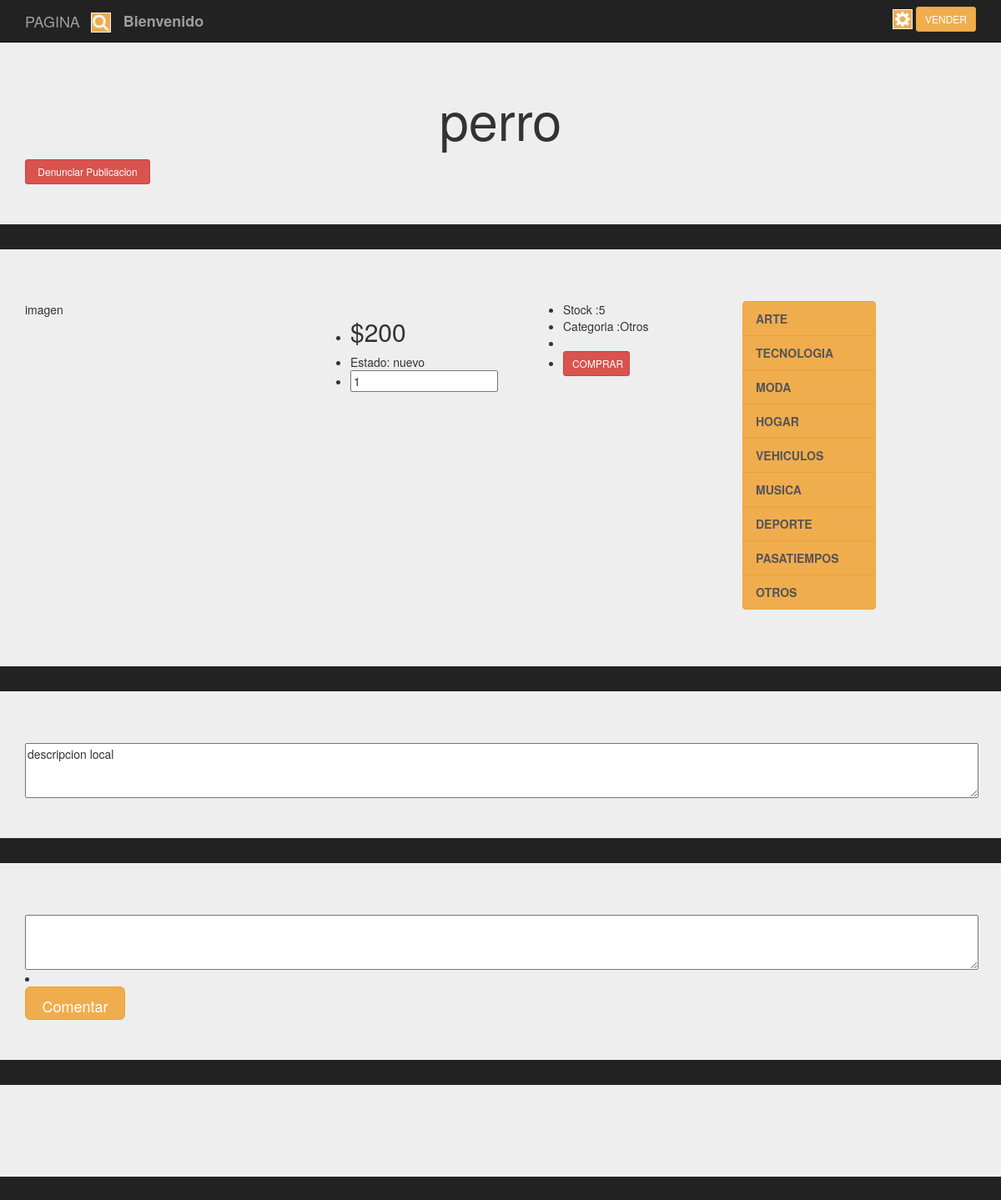
The app's page /Prueba/presentacion/Cargaarticulo.php?id_pub=9, older data.
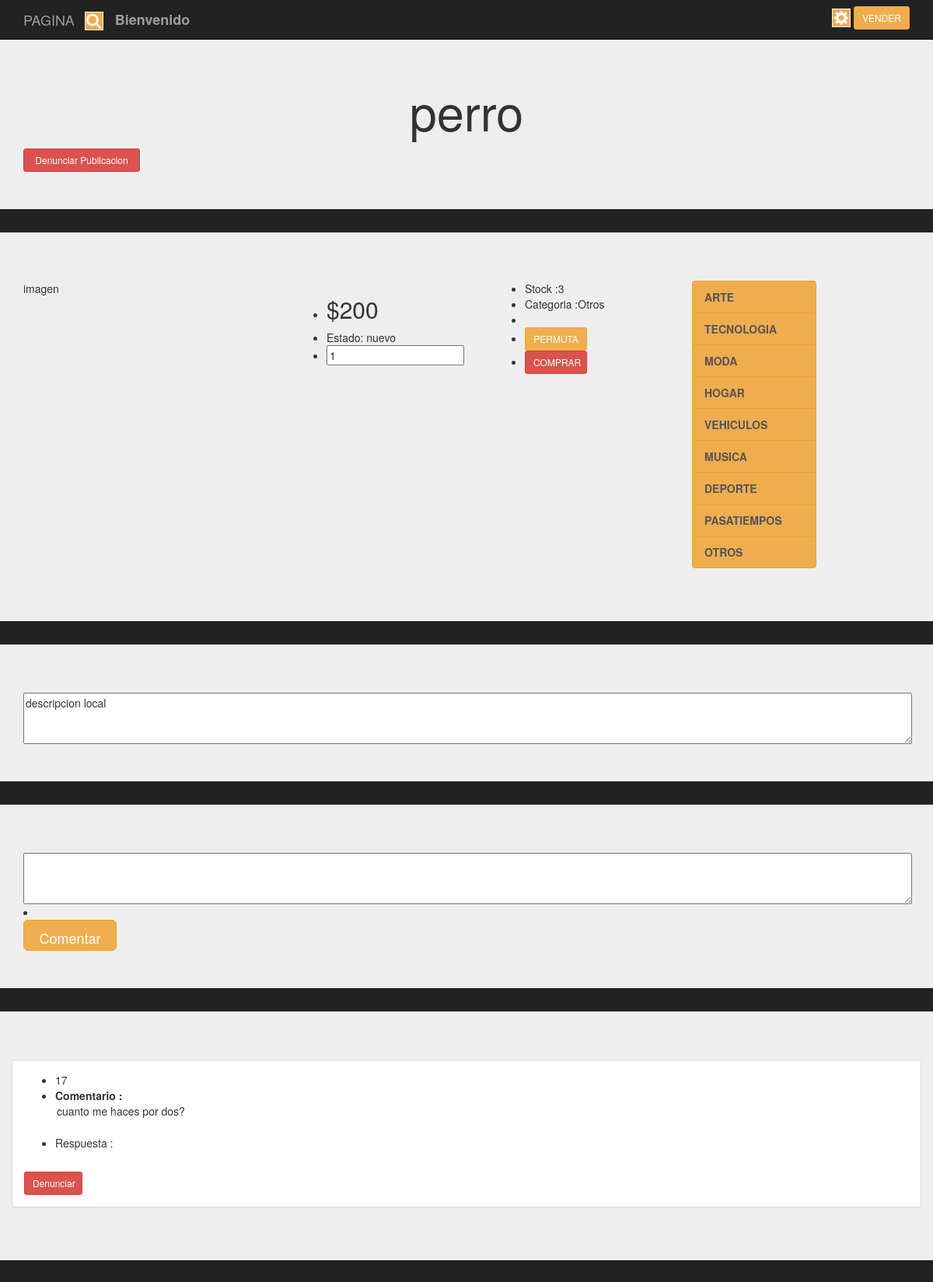
The same page, newer data.
### tables this page shows
CREATE TABLE `publicacion` (
  `id_pub` int(11) NOT NULL,
  `id_usup` int(11) NOT NULL,
  `nom_pub` varchar(40) DEFAULT NULL,
  `precio_pub` int(11) DEFAULT NULL,
  `stock_pub` int(11) DEFAULT NULL,
  `descripcion_pub` varchar(400) DEFAULT NULL,
  `img01_pub` varchar(20) DEFAULT NULL,
  `img02_pub` varchar(20) NOT NULL,
  `img03_pub` varchar(20) NOT NULL,
  `nuevo_pub` varchar(20) DEFAULT NULL,
  `fecha_pub` date DEFAULT NULL,
  `acepta_permuta_pub` varchar(20) DEFAULT NULL,
  `categoria_pub` varchar(20) DEFAULT NULL,
  `denuncia_pub` tinyint(1) DEFAULT NULL
);

CREATE TABLE `comenta` (
  `id_comen` int(11) NOT NULL,
  `id_usucom` int(11) NOT NULL,
  `id_pubcom` int(11) NOT NULL,
  `comentario` varchar(200) DEFAULT NULL,
  `denunciado_com` tinyint(1) NOT NULL,
  `responde_com` varchar(400) NOT NULL
);

### Prueba/clases/Publicacion.class.php (called while the page is built, shortened)
<?php
require_once('../persistencia/PersistenciaPublicacion.class.php');
class Publicacion
{
    private $id_pub;
    function __construct($id='',$usu='',$nom='',$pre='',$sto='',$des='',$im1='',$im2='',$im3='',$nue=''
	,$fec='',$acp='',$cat='',$den='')
    {
        $this->id_pub= $id;
    }
    public function getIdPublicacion()
    {
      return $this->id_pub;
    }
	public function consultaUno($conex)
    {
      $pu=new PersistenciaPublicacion;
      $datos= $pu->consUno($this,$conex);
      return $datos;
    }
}
?>

### Prueba/persistencia/PersistenciaPublicacion.class.php (called while the page is built, shortened)
<?php
class PersistenciaPublicacion
{
    public function consUno($obj, $conex)
   {
        $id_pub= trim($obj->getIdPublicacion());
        $sql = "select * from publicacion where id_pub=:id_pub";
        $result = $conex->prepare($sql);
	    $result->execute(array(":id_pub" => $id_pub));
		$resultados=$result->fetchAll();
       return $resultados;
    }
 }
?>

### Prueba/clases/Usuario.class.php (called while the page is built, shortened)
<?php
require_once('../persistencia/PersistenciaUsuario.class.php');
class Usuario
{
    function __construct($id='',$repu='',$susp='',$rol='',$prem='',$id_per='')
    {
        $this->idusu= $id;
	}
    public function getIdusuario()
    {
      return $this->idusu;
    }
	public function consultaUno($conex)
    {
      $pu=new PersistenciaUsuario;
      $datos= $pu->consUno($this,$conex);
      return $datos;
    }
}
?>

### Prueba/persistencia/PersistenciaUsuario.class.php (called while the page is built, shortened)
<?php
class PersistenciaUsuario
{
    public function consUno($obj, $conex)
   {
        $id_usu= trim($obj->getIdusuario());
        $sql = "select * from usuario where id_usu=:id_usu";
        $result = $conex->prepare($sql);
	    $result->execute(array(":id_usu" => $id_usu));
		$resultados=$result->fetchAll();
       return $resultados;
    }
 }
?>

### Prueba/clases/Comenta.class.php (called while the page is built, shortened)
<?php
require_once('../persistencia/PersistenciaComenta.class.php');
class Comenta
{
	private $id_pubcom;
    function __construct($idc='',$idu='',$idp='',$com='',$den='',$resp='')
    {
		$this->id_pubcom= $idp;
	}
	public function getIdpubcom()
    {
      return $this->id_pubcom;
    }
    public function consultaTodosPub($conex)
    {
      $pu=new PersistenciaComenta;
      $datos= $pu->consTodosPub($this,$conex);
      return $datos;
    }
}
?>

### Prueba/persistencia/PersistenciaComenta.class.php (called while the page is built, shortened)
<?php
class PersistenciaComenta
{
   public function consTodosPub($obj, $conex)
   {
		$id_pub= trim($obj->getIdpubcom());
        $sql = "select * from comenta where id_pubcom=:id_pub";
        $result = $conex->prepare($sql);
		$result->execute(array(":id_pub" => $id_pub));
		$resultados=$result->fetchAll();
       return $resultados;
    }
 }
?>

### Prueba/Presentacion/Cargaarticulo.php (the view, shortened to what the changed rows need)
<?php
require_once('../clases/Publicacion.class.php');
require_once('../clases/Usuario.class.php');
require_once('../clases/Comenta.class.php');
$id_pub= strip_tags(trim($_GET['id_pub']));
?>
<!doctype html>
<html lang="en">
<head>
<link rel="stylesheet" href="https://maxcdn.bootstrapcdn.com/bootstrap/3.3.7/css/bootstrap.min.css">
<link rel="stylesheet" href="../css/estilos.css">
	</head>
<body>
									<?php
										$conex = conectar();
										$d = new Publicacion($id_pub);
										$datos_d=$d->consultaUno($conex);
										$cuenta=count($datos_d);
									?>
									<?php
									for ($i=0;$i<$cuenta;$i++)
									{
									?>
									<?php $id_pub = $datos_d[$i][0]?>
									<?php $id_usup = $datos_d[$i][1]?>
									<?php $nom_pub = $datos_d[$i][2]?>
									<?php $precio = $datos_d[$i][3]?>
									<?php $stock = $datos_d[$i][4]?>
									<?php $descripcion = $datos_d[$i][5]?>
									<?php $estado = $datos_d[$i][9]?>
									<?php $permuta = $datos_d[$i][11]?>
									<?php $categoria = $datos_d[$i][12]?>
									<?php
											$conex = conectar();
											$u = new Usuario($id_usup);
											$datos_u=$u->consultaUno($conex);
											$cuentau=count($datos_u);
										?>
											<?php
											for ($i=0;$i<$cuentau;$i++)
											{
											?>
									<?php
												$id_comenpub = $datos_d[$i][0];
												$conex = conectar();
												$c = new Comenta('','',$id_comenpub);
												$datos_c=$c->consultaTodosPub($conex);
												$cuentac=count($datos_c);
											?>
											<table>
												<?php
												for ($i=0;$i<$cuentac;$i++)
												{
												?>
										<?php $id_com = $datos_c[$i][0]?>
										<?php $id_usucomenta = $datos_c[$i][1]?>
										<?php $id_pub_comentada = $datos_c[$i][2]?>
										<?php $comentario = $datos_c[$i][3]?>
										<?php $com_denunciado = $datos_c[$i][4]?>
										<?php $respuesta = $datos_c[$i][5]?>
								<?php
								}
								?>
		<div class="jumbotron">
			<div class="container text-center">
			<h1 class="text-danger"><?php echo $nom_pub ?></h1>
			<form action="../logica/procesadenunciapublicacion.php" method="POST">
			<button name="id_pub" class="btn btn-sm btn-danger btn-block" type="submit" style='width:150px; height:30px' value="<?php echo $id_pub;?>">Denunciar Publicacion</button>
			</form>
			</div>
		</div>
		<div class="jumbotron">
				<div class="container">
					<form action="../Logica/procesacompra.php" method="POST">
						<div class="row col-md-4">
						imagen
						</div>
						<div class="row col-md-3">
							<ul>
								<li><h2>$<?php echo $precio ?></h2></li>
								<li>Estado: <?php echo $estado ?></li>
								<li><input type="number" min="1" class="" name="cantidad" value="1"></li>
							</ul>
						</div>
						<div class="row col-md-3">
							<ul>
								<li>Stock :<?php echo $stock ?></li>
								<li>Categoria :<?php echo $categoria ?></li>
								<li><?php if ($permuta == "permuta"){ ?>
																<?php
								if (!($_SESSION["ID"]==$id_usup)&&($stock >"0")) {?>
								<li><button class="btn btn-sm btn-warning btn-block" type="submit" style='width:80px; height:30px'>PERMUTA</button></li>
								<?php } ?>
								<?php }
								if ($permuta == "nopermuta") {?>
								No permuta
								<?php }?></li>
								<?php
								if (!($_SESSION["ID"]==$id_usup)&&($stock >"0")) {?>
								<li><button class="btn btn-sm btn-DANGER btn-block" type="submit" style='width:80px; height:30px'>COMPRAR</button></li>
								<?php } ?>
							</ul>
						</div>
					</form>
					<div>
						<div class="row col-xs-6 col-sm-3 col-md-2 sidebar-offcanvas aling-left" id="sidebar">
						  <div class="list-group"><b>
						 	<a href="cargamenucategoria.php?categoria=ARTE" class="list-group-item">ARTE</a>
							<a href="cargamenucategoria.php?categoria=TECNOLOGIA" class="list-group-item">TECNOLOGIA</a>
							<a href="cargamenucategoria.php?categoria=MODA" class="list-group-item">MODA</a>
							<a href="cargamenucategoria.php?categoria=HOGAR" class="list-group-item">HOGAR</a>
							<a href="cargamenucategoria.php?categoria=VEHICULOS" class="list-group-item">VEHICULOS</a>
							<a href="cargamenucategoria.php?categoria=MUSICA" class="list-group-item">MUSICA</a>
							<a href="cargamenucategoria.php?categoria=DEPORTE" class="list-group-item">DEPORTE</a>
							<a href="cargamenucategoria.php?categoria=PASATIEMPOS" class="list-group-item">PASATIEMPOS</a>
							<a href="cargamenucategoria.php?categoria=OTROS" class="list-group-item">OTROS</a>
							</b>
						  </div>
						</div>
					</div>
				</div>
		</div>
			<div class="jumbotron">
				<div class="container">
					<form action="">
						<textarea name="descrip" id="" cols="150" rows="3"><?php echo $descripcion ?></textarea>
					</form>
				</div>
			</div>
		<div class="jumbotron">
			<div class="container">
				<form action="../Logica/procesacomentario.php" method="POST">
					<textarea name="comenta" id="" cols="150" rows="3"></textarea>
								<?php
								if (!($_SESSION["ID"]==$id_usup)){?>
								<li><button class="btn btn-lg btn-warning btn-block" type="submit" style='width:120px; height:40px'>Comentar</button></li>
								<?php } ?>
				</form>
			</div>
		</div>
		<div class="jumbotron">
			<div class="container">
				<form action="../Logica/procesadenunciacomentario.php" method="POST">
					<div class="row" >
					<?php
					for ($i=0;$i<$cuentac;$i++)
					{
					?>
						<div class="panel panel-default">
							<div class="panel-body">
								<ul>
									<li name="id_comentario"><?php echo $datos_c[$i][0]?></li>
										<li><strong>Comentario : </strong><br><option value="<?php echo $datos_c[$i][0]?>"  ><?php echo $datos_c[$i][3]?></option></li><br>
										<li>Respuesta : <br><option value="<?php echo $datos_c[$i][0]?>"  ><?php echo $datos_c[$i][5]?></option></li>
									</ul>
									<button name="id_comentario" class="btn btn-sm btn-danger btn-block" type="submit" style='width:75px; height:30px' value="<?php echo $datos_c[$i][0]?>">Denunciar</button>
								</div>
							</div>
					<?php
					}
					?>
							</div>
					</form>
			</div>
		</div>
</body>
</html>
								<?php
								}
								}
								?>

Row changes from the older to the newer data that the page shows:
changed publicacion "perro": stock_pub "5" → "3"; acepta_permuta_pub "Permuta" → "permuta" (drawn)
added comenta: id_comen "17"
Text that changed along with them:
new list line: "PERMUTA"
